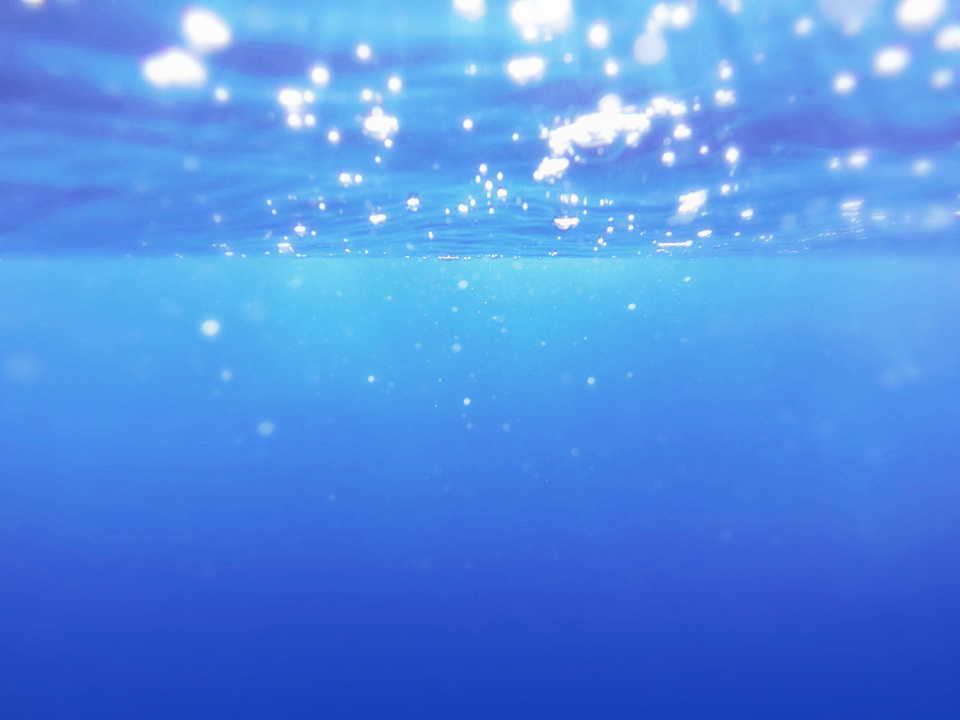
#> input picture assets/img/sidebar-bg.jpg, 1920 x 1440 px (shown at 1/2 size); its folder holds only this picture in this run
$ python resize.py . out
#> lines starting #> are read from the running program, lines starting #| are printed output that depends on the picture
import cv2
import os
import glob
import sys

# 图片文件夹路径
path_to_images = sys.argv[1]
# 图片输出文件夹路径，确保该目录已经存在或者脚本里面创建它
output_folder = sys.argv[2]

# 确保输出目录存在
os.makedirs(output_folder, exist_ok=True)

# 列出所有jpg图像
images = glob.glob(os.path.join(path_to_images, '*.jpg'))

for image_file in images:
    # 读取图像
    img = cv2.imread(image_file)
#> img is the input picture: shape (1440, 1920, 3); mean B, G, R 226.3, 140.4, 81.9
    # 计算新的尺寸，resize到原大小的0.25倍
    width, height = int(img.shape[1] * 0.25), int(img.shape[0] * 0.25)
#> width = 480; height = 360
    # 使用INTER_AREA插值方法进行减小尺寸的resize操作，这是缩放时推荐的插值方式
    resized_img = cv2.resize(img, (width, height), interpolation=cv2.INTER_AREA)
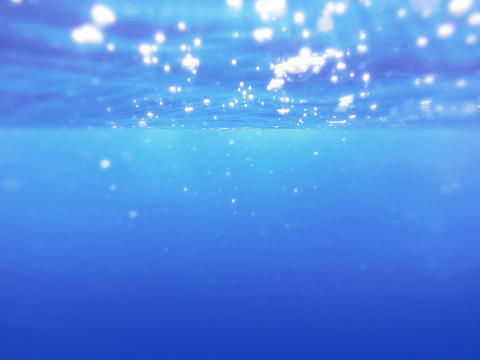
#> resized_img: shape (360, 480, 3); mean B, G, R 226.3, 140.4, 81.9

    # 定义输出的图像文件路径
    base_name = os.path.basename(image_file)
    output_file_path = os.path.join(output_folder, base_name)

    # 写出缩放后的图像到输出目录
    cv2.imwrite(output_file_path, resized_img)

print("所有图片已经缩小至原始尺寸的0.25倍，并保存至指定文件夹。")
